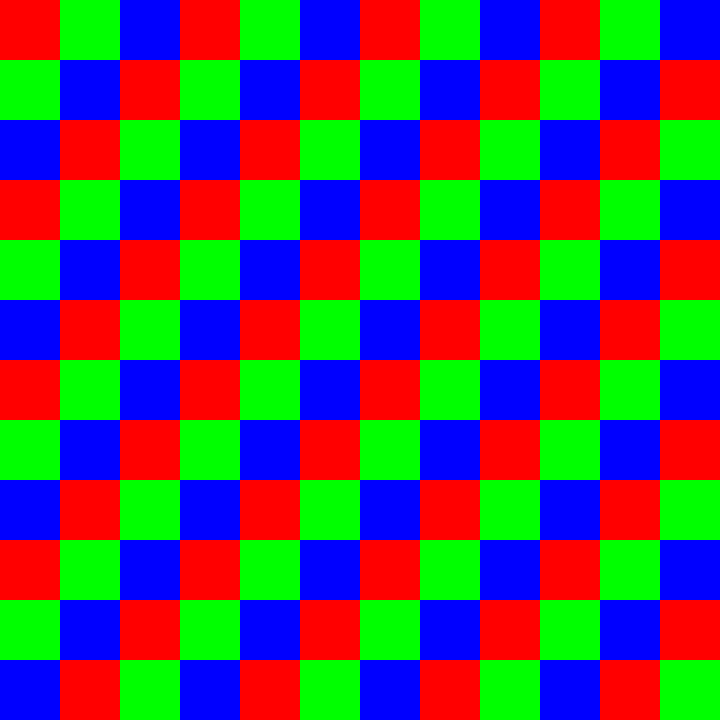
#> input picture rgb.png, 720 x 720 px
$ python Detection.py
#> lines starting #> are read from the running program, lines starting #| are printed output that depends on the picture; after the words box and inside, x2 and y2 are one past the last pixel; in counts of white or black regions, pixels touching at a corner belong together
from math import ceil
import sys
import cv2
import numpy as np

# Read the images
img = cv2.imread("rgb.png")
#> img is the input picture: shape (720, 720, 3); mean B, G, R 85, 85, 85

# Resizing the image
image = cv2.resize(img, (660, 660))

# Convert Image to Image HSV
hsv = cv2.cvtColor(image, cv2.COLOR_BGR2HSV)
#> hsv: shape (660, 660, 3); mean H, S, V 60, 255, 255

r = 0
g = 60
b = 120

# HSV values RED
lower_Red   = np.array([r - 10, 100, 100])
upper_Red   = np.array([r + 10, 255, 255])

# HSV values GREEN
lower_Green = np.array([g - 10, 100, 100])
upper_Green = np.array([g + 10, 255, 255])

# HSV values BLUE
lower_Blue  = np.array([b - 10, 100, 100])
upper_Blue  = np.array([b + 10, 255, 255])

Red    = cv2.inRange(hsv, lower_Red, upper_Red)
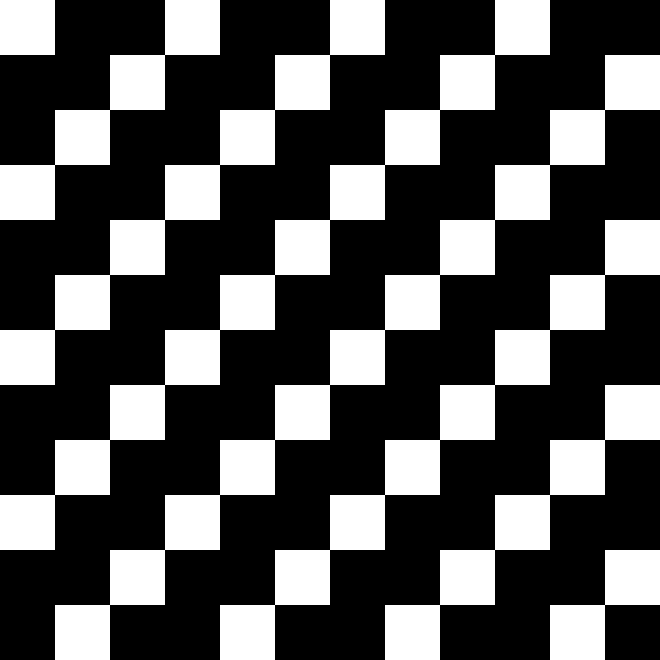
#> Red: shape (660, 660); 33.3% white; 8 white regions, largest, box (x1, y1, x2, y2) and area: (55, 55, 660, 660) 33275, (0, 0, 550, 550) 30250, (220, 220, 660, 660) 24200
Green  = cv2.inRange(hsv, lower_Green, upper_Green)
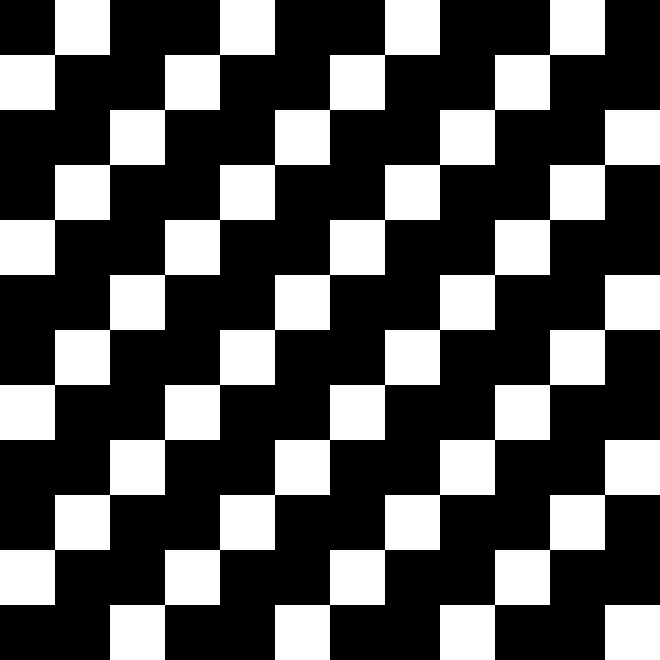
#> Green: shape (660, 660); 33.3% white; 8 white regions, largest, box (x1, y1, x2, y2) and area: (0, 0, 605, 605) 33275, (110, 110, 660, 660) 30250, (0, 0, 440, 440) 24200
Blue   = cv2.inRange(hsv, lower_Blue, upper_Blue)
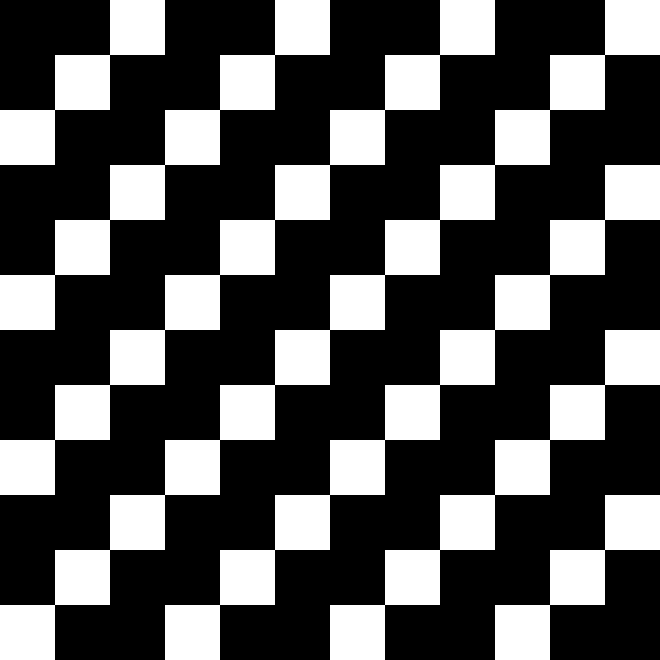
#> Blue: shape (660, 660); 33.3% white; 7 white regions, largest, box (x1, y1, x2, y2) and area: (0, 0, 660, 660) 36300, (0, 0, 495, 495) 27225, (165, 165, 660, 660) 27225

print("\n\n---------------- PX POR COR ----------------")

pixelsRed   = cv2.countNonZero(Red)
#> pixelsRed = 145200
pixelsGreen = cv2.countNonZero(Green)
#> pixelsGreen = 145200
pixelsBlue  = cv2.countNonZero(Blue)
#> pixelsBlue = 145200
totalcv2    = pixelsRed + pixelsGreen + pixelsBlue
#> totalcv2 = 435600

print('RED      | Px: ', pixelsRed)
#| RED      | Px:  145200
print('GREEN    | Px: ', pixelsGreen)
#| GREEN    | Px:  145200
print('BLUE     | Px: ', pixelsBlue)
#| BLUE     | Px:  145200
print('Total Px | Px: ', totalcv2)
#| Total Px | Px:  435600

print('----------- PORCENTAGEM POR COR -----------')

print('RED      | {}%: ' .format(ceil((pixelsRed  /totalcv2)*100)))
#| RED      | 34%:
print('GREEN    | {}%: ' .format(ceil((pixelsGreen/totalcv2)*100)))
#| GREEN    | 34%:
print('BLUE     | {}%: ' .format(ceil((pixelsBlue /totalcv2)*100)))
#| BLUE     | 34%:

# Display Image and Mask
cv2.imshow("Image", image)
cv2.imshow("Red",   Red)
cv2.imshow("Green", Green)
cv2.imshow("Blue",  Blue)

# Make python sleep for unlimited time
cv2.waitKey(0)
